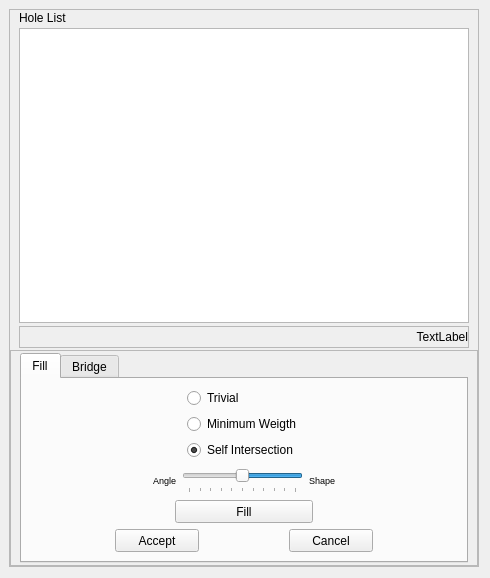
<?xml version="1.0" encoding="UTF-8"?>
<ui version="4.0">
 <class>FillerWidget</class>
 <widget class="QWidget" name="FillerWidget">
  <property name="windowModality">
   <enum>Qt::NonModal</enum>
  </property>
  <property name="geometry">
   <rect>
    <x>0</x>
    <y>0</y>
    <width>490</width>
    <height>578</height>
   </rect>
  </property>
  <property name="sizePolicy">
   <sizepolicy hsizetype="Preferred" vsizetype="Preferred">
    <horstretch>0</horstretch>
    <verstretch>0</verstretch>
   </sizepolicy>
  </property>
  <property name="minimumSize">
   <size>
    <width>0</width>
    <height>0</height>
   </size>
  </property>
  <property name="sizeIncrement">
   <size>
    <width>0</width>
    <height>0</height>
   </size>
  </property>
  <property name="contextMenuPolicy">
   <enum>Qt::DefaultContextMenu</enum>
  </property>
  <property name="windowTitle">
   <string>Edit Hole</string>
  </property>
  <layout class="QVBoxLayout">
   <property name="leftMargin">
    <number>9</number>
   </property>
   <property name="topMargin">
    <number>9</number>
   </property>
   <item>
    <widget class="QFrame" name="frame_main">
     <property name="sizePolicy">
      <sizepolicy hsizetype="Preferred" vsizetype="Preferred">
       <horstretch>0</horstretch>
       <verstretch>0</verstretch>
      </sizepolicy>
     </property>
     <property name="minimumSize">
      <size>
       <width>198</width>
       <height>410</height>
      </size>
     </property>
     <property name="frameShape">
      <enum>QFrame::StyledPanel</enum>
     </property>
     <property name="frameShadow">
      <enum>QFrame::Raised</enum>
     </property>
     <layout class="QVBoxLayout">
      <property name="spacing">
       <number>2</number>
      </property>
      <property name="margin">
       <number>0</number>
      </property>
      <item>
       <widget class="QFrame" name="frame_list">
        <property name="minimumSize">
         <size>
          <width>200</width>
          <height>150</height>
         </size>
        </property>
        <property name="sizeIncrement">
         <size>
          <width>5</width>
          <height>5</height>
         </size>
        </property>
        <property name="baseSize">
         <size>
          <width>5</width>
          <height>5</height>
         </size>
        </property>
        <layout class="QVBoxLayout" name="verticalLayout">
         <property name="spacing">
          <number>3</number>
         </property>
         <property name="topMargin">
          <number>0</number>
         </property>
         <property name="bottomMargin">
          <number>0</number>
         </property>
         <item>
          <widget class="QLabel" name="label_1">
           <property name="sizePolicy">
            <sizepolicy hsizetype="Fixed" vsizetype="Fixed">
             <horstretch>0</horstretch>
             <verstretch>0</verstretch>
            </sizepolicy>
           </property>
           <property name="minimumSize">
            <size>
             <width>80</width>
             <height>15</height>
            </size>
           </property>
           <property name="layoutDirection">
            <enum>Qt::LeftToRight</enum>
           </property>
           <property name="text">
            <string>Hole List</string>
           </property>
          </widget>
         </item>
         <item>
          <widget class="QTreeView" name="holeTree">
           <property name="sizePolicy">
            <sizepolicy hsizetype="Expanding" vsizetype="Expanding">
             <horstretch>0</horstretch>
             <verstretch>0</verstretch>
            </sizepolicy>
           </property>
           <property name="minimumSize">
            <size>
             <width>180</width>
             <height>130</height>
            </size>
           </property>
           <property name="sizeIncrement">
            <size>
             <width>5</width>
             <height>4</height>
            </size>
           </property>
           <property name="baseSize">
            <size>
             <width>5</width>
             <height>5</height>
            </size>
           </property>
           <property name="alternatingRowColors">
            <bool>true</bool>
           </property>
           <property name="selectionMode">
            <enum>QAbstractItemView::NoSelection</enum>
           </property>
           <property name="textElideMode">
            <enum>Qt::ElideNone</enum>
           </property>
           <property name="rootIsDecorated">
            <bool>false</bool>
           </property>
           <property name="itemsExpandable">
            <bool>false</bool>
           </property>
           <property name="sortingEnabled">
            <bool>true</bool>
           </property>
          </widget>
         </item>
         <item>
          <widget class="QFrame" name="frame">
           <property name="minimumSize">
            <size>
             <width>0</width>
             <height>20</height>
            </size>
           </property>
           <property name="frameShape">
            <enum>QFrame::StyledPanel</enum>
           </property>
           <property name="frameShadow">
            <enum>QFrame::Raised</enum>
           </property>
           <layout class="QGridLayout" name="gridLayout">
            <property name="margin">
             <number>0</number>
            </property>
            <property name="spacing">
             <number>0</number>
            </property>
            <item row="0" column="0">
             <layout class="QHBoxLayout" name="horizontalLayout">
              <item>
               <spacer name="horizontalSpacer">
                <property name="orientation">
                 <enum>Qt::Horizontal</enum>
                </property>
                <property name="sizeHint" stdset="0">
                 <size>
                  <width>40</width>
                  <height>20</height>
                 </size>
                </property>
               </spacer>
              </item>
              <item>
               <widget class="QLabel" name="infoLbl">
                <property name="minimumSize">
                 <size>
                  <width>200</width>
                  <height>0</height>
                 </size>
                </property>
                <property name="text">
                 <string>TextLabel</string>
                </property>
                <property name="alignment">
                 <set>Qt::AlignRight|Qt::AlignTrailing|Qt::AlignVCenter</set>
                </property>
               </widget>
              </item>
             </layout>
            </item>
           </layout>
          </widget>
         </item>
        </layout>
       </widget>
      </item>
      <item>
       <widget class="QFrame" name="frame_option">
        <property name="sizePolicy">
         <sizepolicy hsizetype="Preferred" vsizetype="Fixed">
          <horstretch>0</horstretch>
          <verstretch>0</verstretch>
         </sizepolicy>
        </property>
        <property name="minimumSize">
         <size>
          <width>200</width>
          <height>216</height>
         </size>
        </property>
        <property name="frameShape">
         <enum>QFrame::StyledPanel</enum>
        </property>
        <property name="frameShadow">
         <enum>QFrame::Raised</enum>
        </property>
        <layout class="QHBoxLayout">
         <property name="topMargin">
          <number>0</number>
         </property>
         <property name="bottomMargin">
          <number>0</number>
         </property>
         <item>
          <widget class="QTabWidget" name="operationTab">
           <property name="sizePolicy">
            <sizepolicy hsizetype="Minimum" vsizetype="Fixed">
             <horstretch>0</horstretch>
             <verstretch>0</verstretch>
            </sizepolicy>
           </property>
           <property name="minimumSize">
            <size>
             <width>180</width>
             <height>205</height>
            </size>
           </property>
           <property name="currentIndex">
            <number>0</number>
           </property>
           <property name="elideMode">
            <enum>Qt::ElideNone</enum>
           </property>
           <widget class="QWidget" name="fillTab">
            <attribute name="title">
             <string>Fill</string>
            </attribute>
            <layout class="QGridLayout">
             <item row="0" column="0" colspan="3">
              <layout class="QGridLayout">
               <item row="0" column="1">
                <widget class="QRadioButton" name="trivialRBtn">
                 <property name="layoutDirection">
                  <enum>Qt::LeftToRight</enum>
                 </property>
                 <property name="text">
                  <string>Trivial</string>
                 </property>
                 <property name="checked">
                  <bool>false</bool>
                 </property>
                </widget>
               </item>
               <item row="1" column="0">
                <spacer>
                 <property name="orientation">
                  <enum>Qt::Horizontal</enum>
                 </property>
                 <property name="sizeHint" stdset="0">
                  <size>
                   <width>40</width>
                   <height>20</height>
                  </size>
                 </property>
                </spacer>
               </item>
               <item row="1" column="1">
                <widget class="QRadioButton" name="minWRBtn">
                 <property name="text">
                  <string>Minimum Weigth</string>
                 </property>
                </widget>
               </item>
               <item row="1" column="2">
                <spacer>
                 <property name="orientation">
                  <enum>Qt::Horizontal</enum>
                 </property>
                 <property name="sizeHint" stdset="0">
                  <size>
                   <width>40</width>
                   <height>20</height>
                  </size>
                 </property>
                </spacer>
               </item>
               <item row="2" column="1">
                <widget class="QRadioButton" name="selfIntersRBtn">
                 <property name="text">
                  <string>Self Intersection</string>
                 </property>
                 <property name="checked">
                  <bool>true</bool>
                 </property>
                </widget>
               </item>
              </layout>
             </item>
             <item row="1" column="0" colspan="3">
              <layout class="QHBoxLayout">
               <item>
                <spacer>
                 <property name="orientation">
                  <enum>Qt::Horizontal</enum>
                 </property>
                 <property name="sizeHint" stdset="0">
                  <size>
                   <width>0</width>
                   <height>20</height>
                  </size>
                 </property>
                </spacer>
               </item>
               <item>
                <widget class="QLabel" name="label">
                 <property name="font">
                  <font>
                   <pointsize>7</pointsize>
                  </font>
                 </property>
                 <property name="text">
                  <string>Angle</string>
                 </property>
                 <property name="textFormat">
                  <enum>Qt::AutoText</enum>
                 </property>
                 <property name="alignment">
                  <set>Qt::AlignRight|Qt::AlignTrailing|Qt::AlignVCenter</set>
                 </property>
                </widget>
               </item>
               <item>
                <widget class="QSlider" name="diedralWeightSld">
                 <property name="minimumSize">
                  <size>
                   <width>85</width>
                   <height>26</height>
                  </size>
                 </property>
                 <property name="maximumSize">
                  <size>
                   <width>170</width>
                   <height>16777215</height>
                  </size>
                 </property>
                 <property name="maximum">
                  <number>100</number>
                 </property>
                 <property name="sliderPosition">
                  <number>50</number>
                 </property>
                 <property name="tracking">
                  <bool>true</bool>
                 </property>
                 <property name="orientation">
                  <enum>Qt::Horizontal</enum>
                 </property>
                 <property name="invertedAppearance">
                  <bool>true</bool>
                 </property>
                 <property name="tickPosition">
                  <enum>QSlider::TicksBelow</enum>
                 </property>
                 <property name="tickInterval">
                  <number>0</number>
                 </property>
                </widget>
               </item>
               <item>
                <widget class="QLabel" name="label_2">
                 <property name="font">
                  <font>
                   <pointsize>7</pointsize>
                  </font>
                 </property>
                 <property name="text">
                  <string>Shape</string>
                 </property>
                 <property name="textFormat">
                  <enum>Qt::AutoText</enum>
                 </property>
                </widget>
               </item>
               <item>
                <spacer>
                 <property name="orientation">
                  <enum>Qt::Horizontal</enum>
                 </property>
                 <property name="sizeHint" stdset="0">
                  <size>
                   <width>0</width>
                   <height>20</height>
                  </size>
                 </property>
                </spacer>
               </item>
              </layout>
             </item>
             <item row="2" column="0">
              <spacer>
               <property name="orientation">
                <enum>Qt::Horizontal</enum>
               </property>
               <property name="sizeHint" stdset="0">
                <size>
                 <width>40</width>
                 <height>20</height>
                </size>
               </property>
              </spacer>
             </item>
             <item row="2" column="1">
              <widget class="QPushButton" name="fillButton">
               <property name="sizePolicy">
                <sizepolicy hsizetype="Expanding" vsizetype="Fixed">
                 <horstretch>0</horstretch>
                 <verstretch>0</verstretch>
                </sizepolicy>
               </property>
               <property name="minimumSize">
                <size>
                 <width>70</width>
                 <height>23</height>
                </size>
               </property>
               <property name="maximumSize">
                <size>
                 <width>200</width>
                 <height>23</height>
                </size>
               </property>
               <property name="text">
                <string>Fill</string>
               </property>
              </widget>
             </item>
             <item row="2" column="2">
              <spacer>
               <property name="orientation">
                <enum>Qt::Horizontal</enum>
               </property>
               <property name="sizeHint" stdset="0">
                <size>
                 <width>40</width>
                 <height>20</height>
                </size>
               </property>
              </spacer>
             </item>
             <item row="3" column="0" colspan="3">
              <layout class="QHBoxLayout">
               <item>
                <spacer>
                 <property name="orientation">
                  <enum>Qt::Horizontal</enum>
                 </property>
                 <property name="sizeHint" stdset="0">
                  <size>
                   <width>0</width>
                   <height>20</height>
                  </size>
                 </property>
                </spacer>
               </item>
               <item>
                <widget class="QPushButton" name="acceptFillBtn">
                 <property name="enabled">
                  <bool>true</bool>
                 </property>
                 <property name="sizePolicy">
                  <sizepolicy hsizetype="Expanding" vsizetype="Fixed">
                   <horstretch>0</horstretch>
                   <verstretch>0</verstretch>
                  </sizepolicy>
                 </property>
                 <property name="minimumSize">
                  <size>
                   <width>70</width>
                   <height>23</height>
                  </size>
                 </property>
                 <property name="maximumSize">
                  <size>
                   <width>140</width>
                   <height>23</height>
                  </size>
                 </property>
                 <property name="text">
                  <string>Accept</string>
                 </property>
                </widget>
               </item>
               <item>
                <spacer>
                 <property name="orientation">
                  <enum>Qt::Horizontal</enum>
                 </property>
                 <property name="sizeHint" stdset="0">
                  <size>
                   <width>30</width>
                   <height>20</height>
                  </size>
                 </property>
                </spacer>
               </item>
               <item>
                <widget class="QPushButton" name="cancelFillBtn">
                 <property name="enabled">
                  <bool>true</bool>
                 </property>
                 <property name="sizePolicy">
                  <sizepolicy hsizetype="Expanding" vsizetype="Fixed">
                   <horstretch>0</horstretch>
                   <verstretch>0</verstretch>
                  </sizepolicy>
                 </property>
                 <property name="minimumSize">
                  <size>
                   <width>70</width>
                   <height>23</height>
                  </size>
                 </property>
                 <property name="maximumSize">
                  <size>
                   <width>140</width>
                   <height>23</height>
                  </size>
                 </property>
                 <property name="text">
                  <string>Cancel</string>
                 </property>
                </widget>
               </item>
               <item>
                <spacer>
                 <property name="orientation">
                  <enum>Qt::Horizontal</enum>
                 </property>
                 <property name="sizeHint" stdset="0">
                  <size>
                   <width>0</width>
                   <height>20</height>
                  </size>
                 </property>
                </spacer>
               </item>
              </layout>
             </item>
            </layout>
           </widget>
           <widget class="QWidget" name="bridgeTab">
            <attribute name="title">
             <string>Bridge</string>
            </attribute>
            <layout class="QGridLayout">
             <item row="0" column="0" colspan="3">
              <layout class="QHBoxLayout">
               <item>
                <spacer>
                 <property name="orientation">
                  <enum>Qt::Horizontal</enum>
                 </property>
                 <property name="sizeHint" stdset="0">
                  <size>
                   <width>10</width>
                   <height>20</height>
                  </size>
                 </property>
                </spacer>
               </item>
               <item>
                <widget class="QGroupBox" name="groupBox">
                 <property name="sizePolicy">
                  <sizepolicy hsizetype="Preferred" vsizetype="Fixed">
                   <horstretch>2</horstretch>
                   <verstretch>0</verstretch>
                  </sizepolicy>
                 </property>
                 <property name="minimumSize">
                  <size>
                   <width>160</width>
                   <height>73</height>
                  </size>
                 </property>
                 <property name="maximumSize">
                  <size>
                   <width>250</width>
                   <height>73</height>
                  </size>
                 </property>
                 <property name="title">
                  <string>Automatic bridging</string>
                 </property>
                 <property name="alignment">
                  <set>Qt::AlignLeading</set>
                 </property>
                 <layout class="QGridLayout">
                  <property name="topMargin">
                   <number>3</number>
                  </property>
                  <property name="bottomMargin">
                   <number>3</number>
                  </property>
                  <property name="verticalSpacing">
                   <number>2</number>
                  </property>
                  <item row="0" column="0" colspan="2">
                   <layout class="QHBoxLayout">
                    <property name="spacing">
                     <number>5</number>
                    </property>
                    <item>
                     <widget class="QCheckBox" name="selfHoleChkB">
                      <property name="sizePolicy">
                       <sizepolicy hsizetype="Minimum" vsizetype="Fixed">
                        <horstretch>0</horstretch>
                        <verstretch>0</verstretch>
                       </sizepolicy>
                      </property>
                      <property name="text">
                       <string>Self hole Bridge</string>
                      </property>
                      <property name="checked">
                       <bool>false</bool>
                      </property>
                     </widget>
                    </item>
                    <item>
                     <spacer>
                      <property name="orientation">
                       <enum>Qt::Horizontal</enum>
                      </property>
                      <property name="sizeHint" stdset="0">
                       <size>
                        <width>0</width>
                        <height>16</height>
                       </size>
                      </property>
                     </spacer>
                    </item>
                    <item>
                     <widget class="QPushButton" name="autoBridgeBtn">
                      <property name="minimumSize">
                       <size>
                        <width>40</width>
                        <height>23</height>
                       </size>
                      </property>
                      <property name="maximumSize">
                       <size>
                        <width>70</width>
                        <height>23</height>
                       </size>
                      </property>
                      <property name="layoutDirection">
                       <enum>Qt::LeftToRight</enum>
                      </property>
                      <property name="text">
                       <string>Build</string>
                      </property>
                     </widget>
                    </item>
                   </layout>
                  </item>
                  <item row="1" column="0">
                   <layout class="QHBoxLayout">
                    <item>
                     <widget class="QLabel" name="label_sld_sx">
                      <property name="enabled">
                       <bool>false</bool>
                      </property>
                      <property name="sizePolicy">
                       <sizepolicy hsizetype="Fixed" vsizetype="Fixed">
                        <horstretch>0</horstretch>
                        <verstretch>0</verstretch>
                       </sizepolicy>
                      </property>
                      <property name="font">
                       <font>
                        <pointsize>7</pointsize>
                       </font>
                      </property>
                      <property name="text">
                       <string>Shape</string>
                      </property>
                      <property name="textFormat">
                       <enum>Qt::AutoText</enum>
                      </property>
                     </widget>
                    </item>
                    <item>
                     <widget class="QSlider" name="bridgeParamSld">
                      <property name="enabled">
                       <bool>false</bool>
                      </property>
                      <property name="minimumSize">
                       <size>
                        <width>80</width>
                        <height>0</height>
                       </size>
                      </property>
                      <property name="sizeIncrement">
                       <size>
                        <width>2</width>
                        <height>0</height>
                       </size>
                      </property>
                      <property name="layoutDirection">
                       <enum>Qt::RightToLeft</enum>
                      </property>
                      <property name="maximum">
                       <number>100</number>
                      </property>
                      <property name="sliderPosition">
                       <number>50</number>
                      </property>
                      <property name="tracking">
                       <bool>true</bool>
                      </property>
                      <property name="orientation">
                       <enum>Qt::Horizontal</enum>
                      </property>
                      <property name="invertedAppearance">
                       <bool>true</bool>
                      </property>
                      <property name="tickPosition">
                       <enum>QSlider::TicksBelow</enum>
                      </property>
                      <property name="tickInterval">
                       <number>0</number>
                      </property>
                     </widget>
                    </item>
                    <item>
                     <widget class="QLabel" name="label_sld_dx">
                      <property name="enabled">
                       <bool>false</bool>
                      </property>
                      <property name="sizePolicy">
                       <sizepolicy hsizetype="Fixed" vsizetype="Fixed">
                        <horstretch>0</horstretch>
                        <verstretch>0</verstretch>
                       </sizepolicy>
                      </property>
                      <property name="font">
                       <font>
                        <pointsize>7</pointsize>
                       </font>
                      </property>
                      <property name="text">
                       <string>1/2 hole</string>
                      </property>
                      <property name="textFormat">
                       <enum>Qt::AutoText</enum>
                      </property>
                     </widget>
                    </item>
                   </layout>
                  </item>
                  <item row="1" column="1">
                   <spacer>
                    <property name="orientation">
                     <enum>Qt::Horizontal</enum>
                    </property>
                    <property name="sizeHint" stdset="0">
                     <size>
                      <width>0</width>
                      <height>16</height>
                     </size>
                    </property>
                   </spacer>
                  </item>
                 </layout>
                </widget>
               </item>
               <item>
                <spacer>
                 <property name="orientation">
                  <enum>Qt::Horizontal</enum>
                 </property>
                 <property name="sizeHint" stdset="0">
                  <size>
                   <width>10</width>
                   <height>20</height>
                  </size>
                 </property>
                </spacer>
               </item>
              </layout>
             </item>
             <item row="1" column="0">
              <spacer>
               <property name="orientation">
                <enum>Qt::Horizontal</enum>
               </property>
               <property name="sizeHint" stdset="0">
                <size>
                 <width>20</width>
                 <height>20</height>
                </size>
               </property>
              </spacer>
             </item>
             <item row="1" column="1">
              <widget class="QPushButton" name="manualBridgeBtn">
               <property name="sizePolicy">
                <sizepolicy hsizetype="Preferred" vsizetype="Fixed">
                 <horstretch>2</horstretch>
                 <verstretch>0</verstretch>
                </sizepolicy>
               </property>
               <property name="minimumSize">
                <size>
                 <width>140</width>
                 <height>23</height>
                </size>
               </property>
               <property name="maximumSize">
                <size>
                 <width>170</width>
                 <height>23</height>
                </size>
               </property>
               <property name="sizeIncrement">
                <size>
                 <width>0</width>
                 <height>0</height>
                </size>
               </property>
               <property name="text">
                <string>Start manual bridging</string>
               </property>
              </widget>
             </item>
             <item row="1" column="2">
              <spacer>
               <property name="orientation">
                <enum>Qt::Horizontal</enum>
               </property>
               <property name="sizeHint" stdset="0">
                <size>
                 <width>20</width>
                 <height>20</height>
                </size>
               </property>
              </spacer>
             </item>
             <item row="2" column="0">
              <spacer>
               <property name="orientation">
                <enum>Qt::Horizontal</enum>
               </property>
               <property name="sizeHint" stdset="0">
                <size>
                 <width>20</width>
                 <height>20</height>
                </size>
               </property>
              </spacer>
             </item>
             <item row="2" column="1">
              <widget class="QPushButton" name="nmHoleClosureBtn">
               <property name="sizePolicy">
                <sizepolicy hsizetype="Preferred" vsizetype="Fixed">
                 <horstretch>0</horstretch>
                 <verstretch>0</verstretch>
                </sizepolicy>
               </property>
               <property name="minimumSize">
                <size>
                 <width>140</width>
                 <height>23</height>
                </size>
               </property>
               <property name="maximumSize">
                <size>
                 <width>170</width>
                 <height>23</height>
                </size>
               </property>
               <property name="text">
                <string>Close NonManifold Hole</string>
               </property>
              </widget>
             </item>
             <item row="2" column="2">
              <spacer>
               <property name="orientation">
                <enum>Qt::Horizontal</enum>
               </property>
               <property name="sizeHint" stdset="0">
                <size>
                 <width>20</width>
                 <height>20</height>
                </size>
               </property>
              </spacer>
             </item>
             <item row="3" column="0" colspan="3">
              <layout class="QHBoxLayout">
               <item>
                <spacer>
                 <property name="orientation">
                  <enum>Qt::Horizontal</enum>
                 </property>
                 <property name="sizeHint" stdset="0">
                  <size>
                   <width>16</width>
                   <height>20</height>
                  </size>
                 </property>
                </spacer>
               </item>
               <item>
                <widget class="QPushButton" name="acceptBridgeBtn">
                 <property name="enabled">
                  <bool>false</bool>
                 </property>
                 <property name="sizePolicy">
                  <sizepolicy hsizetype="Expanding" vsizetype="Fixed">
                   <horstretch>0</horstretch>
                   <verstretch>0</verstretch>
                  </sizepolicy>
                 </property>
                 <property name="minimumSize">
                  <size>
                   <width>70</width>
                   <height>23</height>
                  </size>
                 </property>
                 <property name="maximumSize">
                  <size>
                   <width>90</width>
                   <height>23</height>
                  </size>
                 </property>
                 <property name="text">
                  <string>Accept</string>
                 </property>
                </widget>
               </item>
               <item>
                <spacer>
                 <property name="orientation">
                  <enum>Qt::Horizontal</enum>
                 </property>
                 <property name="sizeHint" stdset="0">
                  <size>
                   <width>40</width>
                   <height>20</height>
                  </size>
                 </property>
                </spacer>
               </item>
               <item>
                <widget class="QPushButton" name="clearBridgeBtn">
                 <property name="enabled">
                  <bool>false</bool>
                 </property>
                 <property name="sizePolicy">
                  <sizepolicy hsizetype="Expanding" vsizetype="Fixed">
                   <horstretch>0</horstretch>
                   <verstretch>0</verstretch>
                  </sizepolicy>
                 </property>
                 <property name="minimumSize">
                  <size>
                   <width>70</width>
                   <height>23</height>
                  </size>
                 </property>
                 <property name="maximumSize">
                  <size>
                   <width>90</width>
                   <height>23</height>
                  </size>
                 </property>
                 <property name="text">
                  <string>Clear</string>
                 </property>
                </widget>
               </item>
               <item>
                <spacer>
                 <property name="orientation">
                  <enum>Qt::Horizontal</enum>
                 </property>
                 <property name="sizeHint" stdset="0">
                  <size>
                   <width>16</width>
                   <height>20</height>
                  </size>
                 </property>
                </spacer>
               </item>
              </layout>
             </item>
            </layout>
           </widget>
          </widget>
         </item>
        </layout>
       </widget>
      </item>
     </layout>
    </widget>
   </item>
  </layout>
 </widget>
 <resources/>
 <connections>
  <connection>
   <sender>trivialRBtn</sender>
   <signal>toggled(bool)</signal>
   <receiver>diedralWeightSld</receiver>
   <slot>setDisabled(bool)</slot>
   <hints>
    <hint type="sourcelabel">
     <x>123</x>
     <y>300</y>
    </hint>
    <hint type="destinationlabel">
     <x>152</x>
     <y>364</y>
    </hint>
   </hints>
  </connection>
  <connection>
   <sender>trivialRBtn</sender>
   <signal>toggled(bool)</signal>
   <receiver>label</receiver>
   <slot>setDisabled(bool)</slot>
   <hints>
    <hint type="sourcelabel">
     <x>171</x>
     <y>272</y>
    </hint>
    <hint type="destinationlabel">
     <x>109</x>
     <y>349</y>
    </hint>
   </hints>
  </connection>
  <connection>
   <sender>trivialRBtn</sender>
   <signal>toggled(bool)</signal>
   <receiver>label_2</receiver>
   <slot>setDisabled(bool)</slot>
   <hints>
    <hint type="sourcelabel">
     <x>171</x>
     <y>272</y>
    </hint>
    <hint type="destinationlabel">
     <x>231</x>
     <y>349</y>
    </hint>
   </hints>
  </connection>
 </connections>
</ui>
